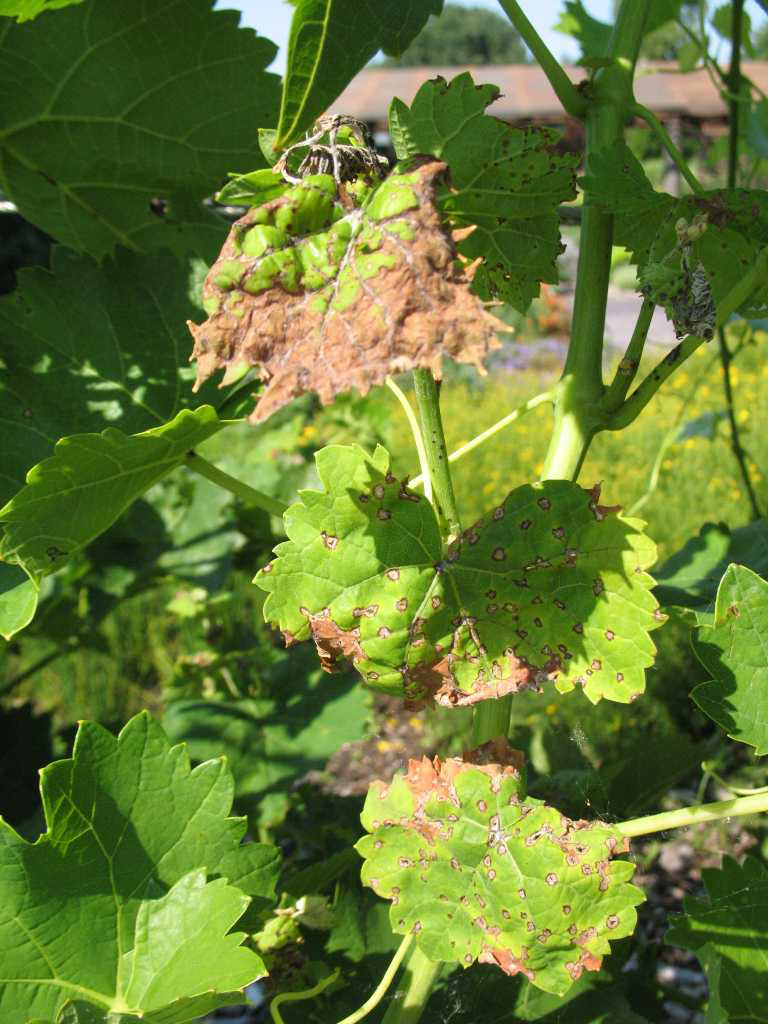
%> input picture Images/Anthracnose (1).jpg, 768 x 1024 px
$ octave main.m   (GNU Octave 9; MATLAB toolbox functions it lacks are replaced by stand-ins)
%> lines starting %> are read from the running program, lines starting %| are printed output that depends on the picture
close all
clear all
clc
%%
%  Select an image from the 'Disease Dataset' folder by opening the folder
[filename,pathname] = uigetfile({'*.*';'*.bmp';'*.tif';'*.gif';'*.png'},'Pick a Leaf Image');
%> the answer given: Images/Anthracnose (1).jpg
I = imread([pathname,filename]);
%> I is the input picture: size 1024x768x3 uint8; mean R, G, B 101.5, 122.4, 52.5

%%
figure, imshow(I);title('leaf Image');

 image = imresize(I, [384 256]);
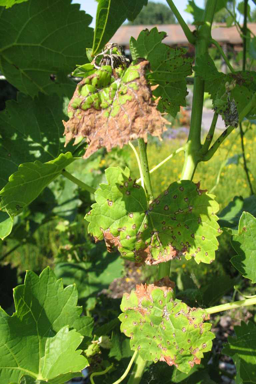
%> image: size 384x256x3 uint8; mean R, G, B 101.5, 122.4, 52.5

      image=image;
if size(image,3) == 3
   img = rgb2gray(image);
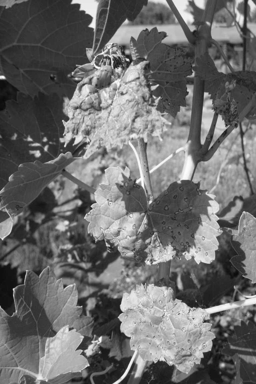
%> img: size 384x256 uint8; min 9, max 255, mean 108.2
end
figure, imshow(img);title('Grayscale Image');
img = adapthisteq(img,'clipLimit',0.02,'Distribution','rayleigh');
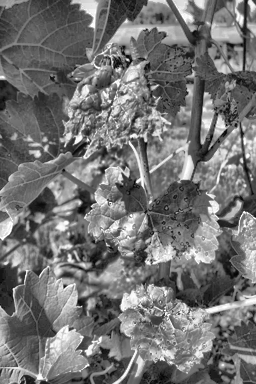
%> img: size 384x256 uint8; min 0, max 255, mean 115.2
figure, imshow(img);title('Adaptive Histogram Image');
%%
% Create the Gray Level Cooccurance Matrices (GLCMs)
glcms = graycomatrix(img);
%> glcms = [1249 758 187 80 13 4 0 0; 829 8648 2868 439 133 31 16 8; 140 3029 17540 3802 636 172 51 20; 29 394 4079 13142 3180 607 230 82; 7 87 543 3469 8117 2291 566 182; 1 15 135 577 2517 5412 1443 281; 0 3 48 189 544 1623 3233 797; 0 0 8 47 138 264 903 2084]

%Evaluate 13 features from the disease affected region only
% Derive Statistics from GLCM
stats = graycoprops(glcms,'Contrast Correlation Energy Homogeneity');
%> stats = {Contrast 0.725}
Contrast = stats.Contrast;
%> Contrast = 0.725
%> (the run ends here)

$ run again, on Images/Anthracnose (3).jpg
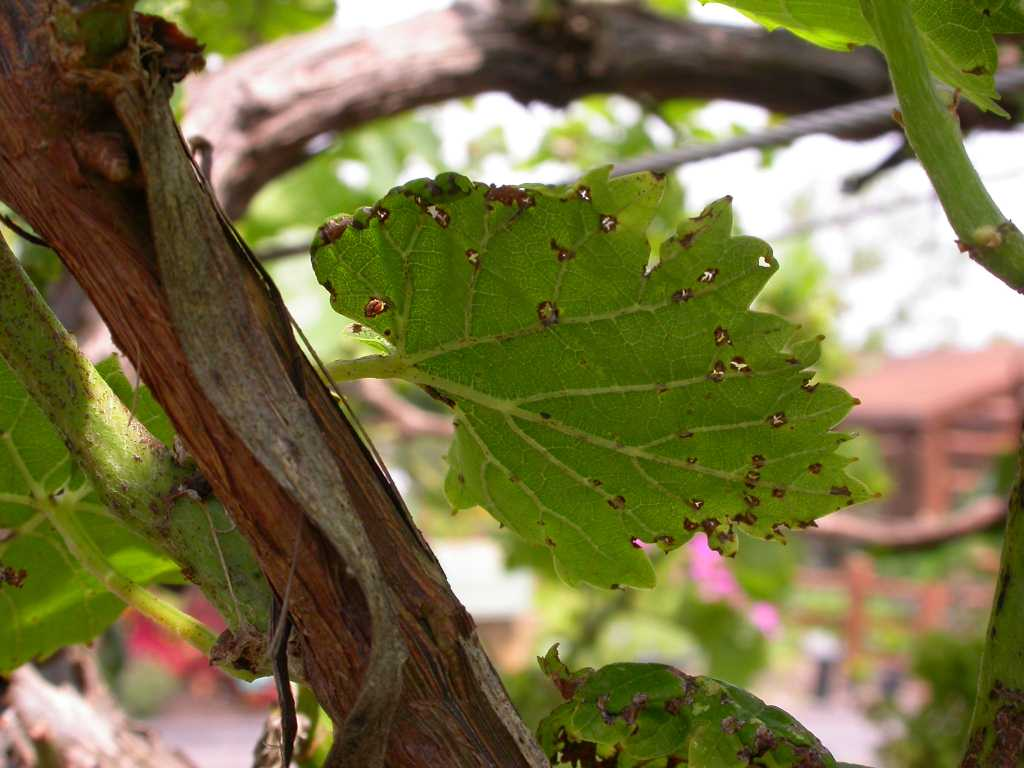
%> input picture Images/Anthracnose (3).jpg, 1024 x 768 px
%> I is the input picture: size 768x1024x3 uint8; mean R, G, B 119.3, 114, 68.1
%> `image = imresize(I, [384 256]);`:
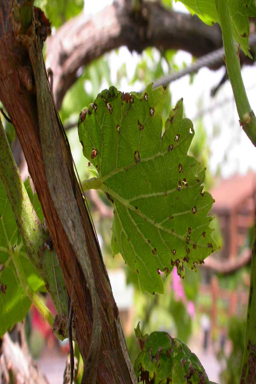
%> image: size 384x256x3 uint8; mean R, G, B 119.3, 114, 68.1
%> `img = adapthisteq(img,'clipLimit',0.02,'Distribution','rayleigh');`:
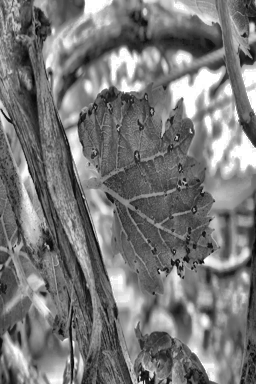
%> img: size 384x256 uint8; min 0, max 255, mean 120.5
%> glcms = [984 757 231 86 39 20 2 0; 823 5872 2613 623 169 44 9 1; 229 2762 13785 4738 499 90 14 3; 87 684 4807 15542 3534 345 39 13; 15 128 544 3597 10948 2137 170 52; 8 38 72 322 2180 6280 1217 106; 3 11 13 45 148 1232 3321 667; 0 0 0 17 36 62 673 4434]
%> stats = {Contrast 0.607}
%> Contrast = 0.607

$ run again, on Images/Anthracnose (6).jpg
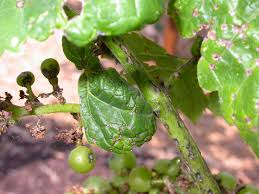
%> input picture Images/Anthracnose (6).jpg, 259 x 194 px
%> I is the input picture: size 194x259x3 uint8; mean R, G, B 143.9, 148.7, 97.6
%> `image = imresize(I, [384 256]);`:
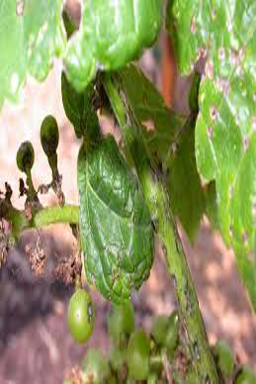
%> image: size 384x256x3 uint8; mean R, G, B 143.8, 148.7, 97.6
%> `img = adapthisteq(img,'clipLimit',0.02,'Distribution','rayleigh');`:
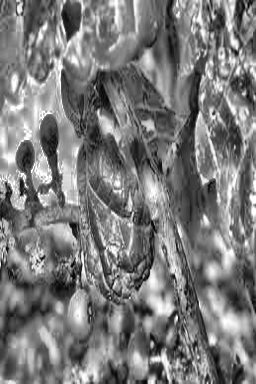
%> img: size 384x256 uint8; min 0, max 255, mean 122.7
%> glcms = [1185 864 175 55 19 4 2 0; 911 6454 2741 488 127 21 12 4; 142 2796 12394 3761 661 153 42 12; 42 476 3780 13153 3836 697 182 35; 19 121 649 3781 10191 2989 606 132; 4 24 171 726 2949 6425 1981 359; 1 14 39 161 602 1995 3736 1122; 4 2 26 57 94 349 1103 2264]
%> stats = {Contrast 0.775}
%> Contrast = 0.775

$ run again, on Images/Anthracnose(4).jpg
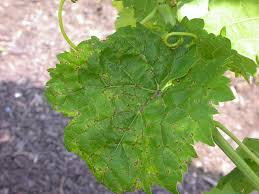
%> input picture Images/Anthracnose(4).jpg, 259 x 194 px
%> I is the input picture: size 194x259x3 uint8; mean R, G, B 134.5, 152.9, 99.1
%> `image = imresize(I, [384 256]);`:
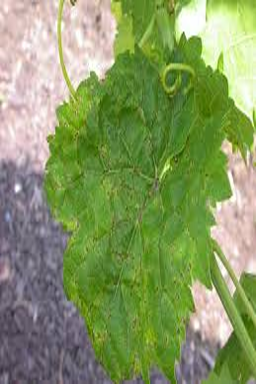
%> image: size 384x256x3 uint8; mean R, G, B 134.5, 152.9, 99.1
%> `img = adapthisteq(img,'clipLimit',0.02,'Distribution','rayleigh');`:
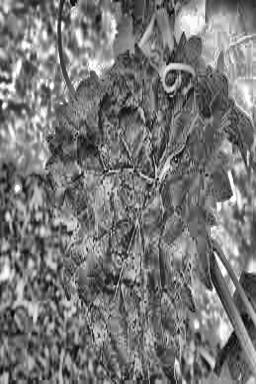
%> img: size 384x256 uint8; min 0, max 255, mean 119.4
%> glcms = [432 532 120 29 16 2 1 0; 509 4839 2971 775 192 55 13 0; 129 2937 11978 5569 1026 235 41 1; 32 728 5556 14216 5165 859 90 18; 14 207 999 5007 9752 3324 347 51; 5 56 256 871 3144 5609 1587 165; 0 12 35 125 375 1520 2590 558; 0 0 6 23 55 131 585 1445]
%> stats = {Contrast 0.834}
%> Contrast = 0.834
